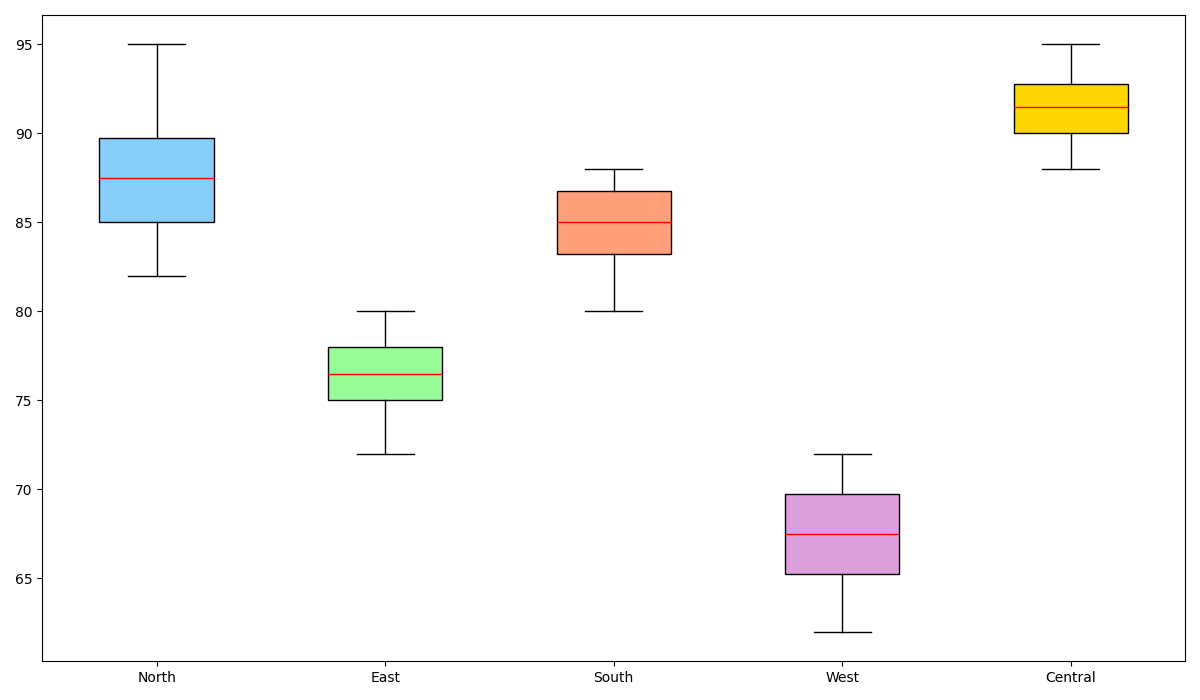

The script that drew this image:
import matplotlib.pyplot as plt
import numpy as np

regions = ['North', 'East', 'South', 'West', 'Central']
north_rivers = [85, 87, 90, 88, 83, 82, 85, 90, 95, 89]
east_rivers = [78, 75, 80, 72, 74, 79, 76, 77, 75, 78]
south_rivers = [88, 80, 85, 87, 83, 84, 86, 82, 85, 88]
west_rivers = [65, 62, 70, 68, 72, 71, 69, 64, 66, 67]
central_rivers = [90, 88, 92, 91, 89, 95, 93, 94, 90, 92]

river_qualities = [north_rivers, east_rivers, south_rivers, west_rivers, central_rivers]

fig, ax = plt.subplots(figsize=(12, 7))

box = ax.boxplot(river_qualities, patch_artist=True,
                 boxprops=dict(color='black'),
                 medianprops=dict(color='red'),
                 whiskerprops=dict(color='black'),
                 capprops=dict(color='black'),
                 flierprops=dict(marker='o', color='black', alpha=0.5))

colors = ['#87CEFA', '#98FB98', '#FFA07A', '#DDA0DD', '#FFD700']
for patch, color in zip(box['boxes'], colors):
    patch.set_facecolor(color)

ax.set_xticks(np.arange(1, len(regions) + 1))
ax.set_xticklabels(regions)

plt.tight_layout()

plt.show()
